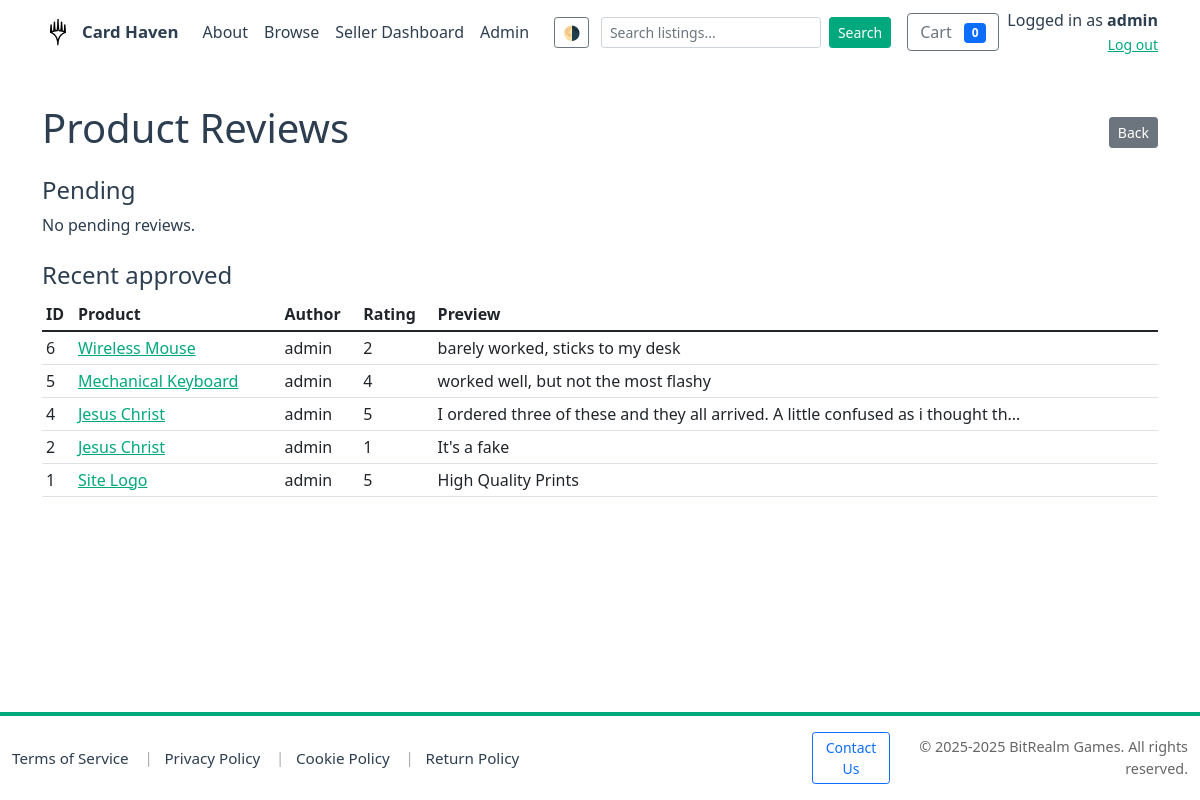
The page /admin/reviews (signed in) on the database as committed earlier.
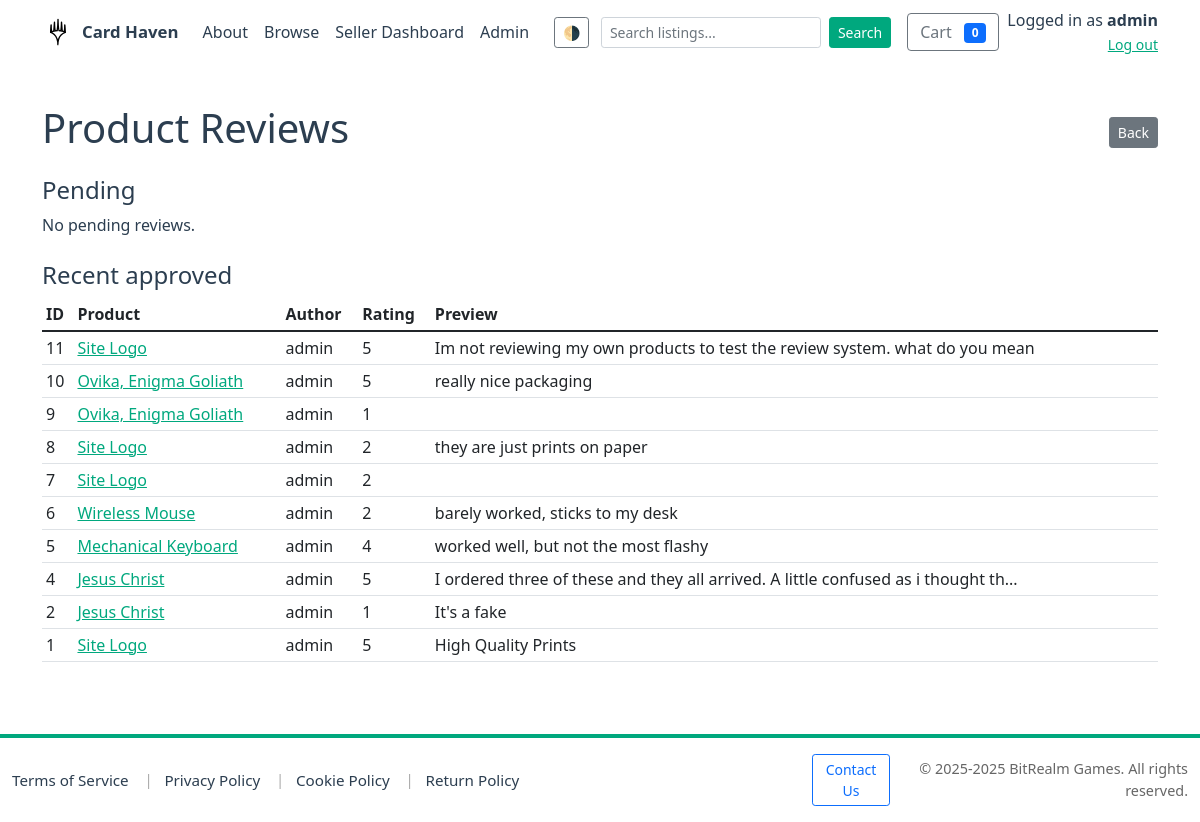
The same page on the database as committed later.
### models.py (models this page shows, shortened)
class User(db.Model):
    __tablename__ = 'users'
    id = db.Column(db.Integer, primary_key=True)
    username = db.Column(db.String(150), unique=True, nullable=False)
    email = db.Column(db.String(255), unique=True, nullable=False)
    password_hash = db.Column(db.String(255), nullable=False)
    is_admin = db.Column(db.Boolean, default=False)
    is_seller = db.Column(db.Boolean, default=False)
    business_name = db.Column(db.String(255))
    seller_description = db.Column(db.Text)
    rating = db.Column(db.Float, default=0.0)
    total_sales = db.Column(db.Integer, default=0)
    logo_url = db.Column(db.String(512))
    created_at = db.Column(db.DateTime, default=datetime.utcnow)
    products = db.relationship('Product', back_populates='seller', lazy='dynamic')
    orders = db.relationship('Order', back_populates='buyer', lazy='dynamic')

class Review(db.Model):
    __tablename__ = 'reviews'
    id = db.Column(db.Integer, primary_key=True)
    product_id = db.Column(db.Integer, db.ForeignKey('products.id'), nullable=False)
    user_id = db.Column(db.Integer, db.ForeignKey('users.id'), nullable=True)
    title = db.Column(db.String(255))
    body = db.Column(db.Text)
    rating = db.Column(db.Integer, nullable=False)
    status = db.Column(db.String(50), default='pending')
    created_at = db.Column(db.DateTime, default=datetime.utcnow)
    product = db.relationship('Product')
    author = db.relationship('User')

class Product(db.Model):
    __tablename__ = 'products'
    id = db.Column(db.Integer, primary_key=True)
    seller_id = db.Column(db.Integer, db.ForeignKey('users.id'), nullable=True)
    title = db.Column(db.String(255), nullable=False)
    description = db.Column(db.Text)
    price = db.Column(db.Float, nullable=False)
    stock = db.Column(db.BigInteger)
    image_url = db.Column(db.String(1024))
    created_at = db.Column(db.DateTime, default=datetime.utcnow)
    is_active = db.Column(db.Boolean, default=True)
    category_id = db.Column(db.Integer, db.ForeignKey('categories.id'), nullable=True)
    rating = db.Column(db.Float, default=0.0)
    seller = db.relationship('User', back_populates='products')
    category = db.relationship('Category', back_populates='legacy_products')
    categories = db.relationship('Category', secondary=product_categories, back_populates='products', lazy='dynamic')
    order_items = db.relationship('OrderItem', back_populates='product', lazy='dynamic')

### app.py (the view)
@app.route('/admin/reviews')
@admin_required
def admin_reviews():
    conn = get_db_connection()
    cur = conn.cursor()
    cur.execute("SELECT r.id, r.product_id, r.title, r.body, r.rating, r.created_at, u.username AS author, p.title AS product_title FROM reviews r LEFT JOIN users u ON r.user_id = u.id LEFT JOIN products p ON r.product_id = p.id WHERE r.status = 'pending' ORDER BY r.created_at DESC")
    pending = cur.fetchall()
    cur.execute("SELECT r.id, r.product_id, r.title, r.body, r.rating, r.created_at, u.username AS author, p.title AS product_title FROM reviews r LEFT JOIN users u ON r.user_id = u.id LEFT JOIN products p ON r.product_id = p.id WHERE r.status = 'approved' ORDER BY r.created_at DESC LIMIT 50")
    approved = cur.fetchall()
    conn.close()
    return render_template('admin/reviews.html', pending=pending, approved=approved)

### app.py (called while the page is built)
def get_db_connection(path=DB_PATH):
    conn = sqlite3.connect(path)
    conn.row_factory = sqlite3.Row
    conn.execute("PRAGMA foreign_keys = ON;")
    try:
        cur = conn.cursor()
        cur.execute("PRAGMA table_info(products)")
        cols = [r['name'] for r in cur.fetchall()]
        if 'is_active' not in cols:
            try:
                cur.execute("ALTER TABLE products ADD COLUMN is_active INTEGER NOT NULL DEFAULT 1")
                conn.commit()
            except Exception:
                pass
    except Exception:
        pass
    return conn

@app.after_request
def set_security_headers(response):
    response.headers.setdefault('X-Frame-Options', 'SAMEORIGIN')
    response.headers.setdefault('X-Content-Type-Options', 'nosniff')
    response.headers.setdefault('Referrer-Policy', 'no-referrer-when-downgrade')
    if 'SSL_ENABLED' in globals() and SSL_ENABLED:
        response.headers.setdefault('Strict-Transport-Security', 'max-age=63072000; includeSubDomains; preload')
    return response

def admin_required(f):
    @wraps(f)
    def decorated(*args, **kwargs):
        uid = session.get('user_id')
        if not uid:
            return redirect(url_for('login', next=request.path))
        conn = get_db_connection()
        cur = conn.cursor()
        cur.execute("SELECT username, is_admin FROM users WHERE id = ?", (uid,))
        u = cur.fetchone()
        conn.close()
        allowed_admin_username = 'Bean'
        has_name_match = bool(u and u['username'] and u['username'].strip().lower() == allowed_admin_username.strip().lower())
        has_admin_flag = bool(u and u['is_admin'])
        if not (has_name_match or has_admin_flag):
            flash("Admin access required.")
            return redirect(url_for('index'))
        return f(*args, **kwargs)
    return decorated

### templates/admin/reviews.html (shortened to what this page needs)
<!doctype html>
<html lang="en">
<head>
  {% include 'head_includes.html' %}
</head>
<body>
  {% include 'navbar.html' %}
  <div class="container my-4">
    <div class="d-flex justify-content-between align-items-center mb-3">
      <h1>Product Reviews</h1>
      <a href="{{ url_for('admin_index') }}" class="btn btn-sm btn-secondary">Back</a>
    </div>
    <div class="mb-4">
      <h4>Pending</h4>
      {% if pending %}
        <table class="table table-striped">
          <thead><tr><th>ID</th><th>Product</th><th>Author</th><th>Rating</th><th>Preview</th><th>Actions</th></tr></thead>
          <tbody>
          {% for r in pending %}
            <tr>
              <td>{{ r['id'] }}</td>
              <td><a href="{{ url_for('product_detail', product_id=r['product_id']) }}">{{ r['product_title'] or 'Product' }}</a></td>
              <td>{{ r['author'] or 'Guest' }}</td>
              <td>{{ r['rating'] }}</td>
              <td>{{ (r['body'] or '')[:80] }}{% if (r['body'] or '')|length > 80 %}...{% endif %}</td>
              <td>
                <form method="post" action="{{ url_for('admin_review_action', review_id=r['id'], action='approve') }}" style="display:inline">
                  <button class="btn btn-sm btn-success">Approve</button>
                </form>
                <form method="post" action="{{ url_for('admin_review_action', review_id=r['id'], action='reject') }}" style="display:inline">
                  <button class="btn btn-sm btn-danger">Reject</button>
                </form>
              </td>
            </tr>
          {% endfor %}
          </tbody>
        </table>
      {% else %}
        <p>No pending reviews.</p>
      {% endif %}
    </div>
    <div class="mb-4">
      <h4>Recent approved</h4>
      {% if approved %}
        <table class="table table-sm">
          <thead><tr><th>ID</th><th>Product</th><th>Author</th><th>Rating</th><th>Preview</th></tr></thead>
          <tbody>
          {% for r in approved %}
            <tr>
              <td>{{ r['id'] }}</td>
              <td><a href="{{ url_for('product_detail', product_id=r['product_id']) }}">{{ r['product_title'] or 'Product' }}</a></td>
              <td>{{ r['author'] or 'Guest' }}</td>
              <td>{{ r['rating'] }}</td>
              <td>{{ (r['body'] or '')[:80] }}{% if (r['body'] or '')|length > 80 %}...{% endif %}</td>
            </tr>
          {% endfor %}
          </tbody>
        </table>
      {% else %}
        <p>No approved reviews found.</p>
      {% endif %}
    </div>
  </div>
  {% include 'footer.html' %}
</body>
</html>

### templates/head_includes.html (shortened to what this page needs)
<link href="https://cdn.jsdelivr.net/npm/bootstrap@5.1.3/dist/css/bootstrap.min.css" rel="stylesheet">
<link rel="stylesheet" href="{{ url_for('static', filename='css/theme.css') }}">

### templates/navbar.html (shortened to what this page needs)
<nav class="navbar navbar-expand-lg mb-3 site-navbar" aria-label="Main navigation">
  <div class="container">
    <a class="navbar-brand d-flex align-items-center" href="{{ url_for('index') }}">
  <img id="site-logo" src="{{ url_for('static', filename='img/logo.svg') }}" alt="Card Haven logo" height="32" class="me-2 site-logo" style="width:auto;" title="Card Haven">
  <span>Card Haven</span>
    </a>
    <div class="collapse navbar-collapse" id="mainNav">
        <ul class="navbar-nav me-auto mb-2 mb-lg-0">
          <li class="nav-item"><a class="nav-link" href="/about">About</a></li>
        <li class="nav-item"><a class="nav-link" href="/products">Browse</a></li>
        {% if current_user_is_seller %}
          <li class="nav-item"><a class="nav-link" href="{{ url_for('seller_dashboard') }}">Seller Dashboard</a></li>
        {% endif %}
        {% if current_user_is_admin %}
          <li class="nav-item"><a class="nav-link" href="{{ url_for('admin_index') }}">Admin</a></li>
        {% endif %}
      </ul>
  <div class="d-none d-lg-flex align-items-center gap-2 navbar-right">
        <button id="theme-toggle" class="btn btn-sm btn-outline-secondary me-1" title="Toggle theme" onclick="toggleTheme()">🌗</button>
        <form class="d-none d-lg-flex align-items-center me-2" action="{{ url_for('products') }}" method="get">
          <input name="search" class="form-control form-control-sm me-2" type="search" placeholder="Search listings..." aria-label="Search" value="{{ request.args.get('search','') }}">
          <button class="btn btn-sm btn-primary" type="submit">Search</button>
        </form>
        <a href="{{ url_for('cart_view') }}" class="btn btn-outline-secondary position-relative">
          Cart <span id="cart-count" class="badge bg-primary ms-2">0</span>
        </a>
        {% if session.get('user_id') %}
          <div class="text-end user-info mt-2 mt-lg-0">
            <div>Logged in as <strong>{{ session.get('username') }}</strong></div>
            <a href="{{ url_for('logout') }}" class="small">Log out</a>
          </div>
        {% else %}
          <div class="auth-buttons d-flex gap-1 mt-2 mt-lg-0">
            <a href="{{ url_for('login') }}" class="btn btn-sm btn-outline-primary">Login</a>
            <a href="{{ url_for('register') }}" class="btn btn-sm btn-primary">Register</a>
          </div>
        {% endif %}
      </div>
    </div>
  </div>
</nav>
<main class="site-content">

### templates/footer.html (shortened to what this page needs)
</main>
<footer class="site-footer mt-5" role="contentinfo">
  <div class="site-footer-bg">
    <div class="container">
  <div class="row align-items-center py-2">
        <div class="col-md-8 links d-flex flex-wrap align-items-center gap-2 small">
          <a href="/terms" class="footer-link">Terms of Service</a>
          <span class="separator">|</span>
          <a href="/privacy" class="footer-link">Privacy Policy</a>
          <span class="separator">|</span>
          <a href="/cookies" class="footer-link">Cookie Policy</a>
          <span class="separator">|</span>
          <a href="/returns" class="footer-link">Return Policy</a>
        </div>
        <div class="col-md-4 text-md-end d-flex align-items-center justify-content-md-end gap-3">
          <a href="{{ contact_url }}" class="btn btn-outline-primary btn-sm">Contact Us</a>
          <div class="small copyright">© 2025-{{ current_year }} BitRealm Games. All rights reserved.</div>
        </div>
      </div>
    </div>
  </div>
</footer>

### static/css/theme.css (style rules this page uses)
:root { --bg: #ffffff; --surface: #ffffff; --text: #2c3e50; --muted: #666666; --primary: #00a87e; --accent: #007b60; --card-shadow: rgba(0,0,0,0.06); }
body, .card, .listing-card, .profile-header, .seller-header { transition: background-color 180ms ease, color 180ms ease, box-shadow 180ms ease; }
body { background: var(--bg); color: var(--text); }
a { color: var(--primary); }
.navbar, .card, .listing-card, .profile-header { background: var(--surface); }
.btn-primary { background-color: var(--primary, var(--primary-color, #00a87e)) !important; border-color: var(--primary, var(--primary-color, #00a87e)) !important; color: #fff !important; }
.site-navbar .navbar-brand, .site-navbar .navbar-brand span, .site-navbar .navbar-brand a { color: var(--text) !important; }

### templates/navbar.html (style rules this page uses)
.navbar-brand img { height: 32px; width: auto; display: inline-block; vertical-align: middle; }
.site-navbar { background: var(--surface) !important; }
.site-navbar .nav-link { color: var(--text) !important; }
.site-navbar .navbar-brand span { font-size: 1.05rem; font-weight: 600; }
.site-navbar .form-control { min-width: 0; }

### templates/footer.html (style rules this page uses)
html, body { height: 100%; }
body { display: flex; flex-direction: column; min-height: 100vh; }
.site-content { flex: 1 0 auto; }
.site-footer { width:100%; margin-top: auto; }
.site-footer-bg { background: var(--surface); color: var(--text); border-top: 4px solid var(--primary); padding-top: 0.5rem; padding-bottom: 0.5rem; }
.site-footer .container { max-width: 1200px; }
.site-footer .footer-link { color: var(--text); text-decoration: none; margin-right: 0.25rem; font-size: 0.95rem; }
.site-footer .separator { color: rgba(0,0,0,0.35); margin: 0 0.25rem; }
.site-footer .copyright { color: var(--muted); font-size: 0.9rem; }

Rows that differ between the two databases and show on the page:
added Review: id "11", title "Site Logo", username "admin", rating "5", body "Im not reviewing my own products to test the review system. what do you mean"
added Review: id "10", title "Ovika, Enigma Goliath", username "admin", rating "5", body "really nice packaging"
added Review: id "9", title "Ovika, Enigma Goliath", username "admin", rating "1"
added Review: id "8", title "Site Logo", username "admin", rating "2", body "they are just prints on paper"
added Review: id "7", title "Site Logo", username "admin", rating "2"
